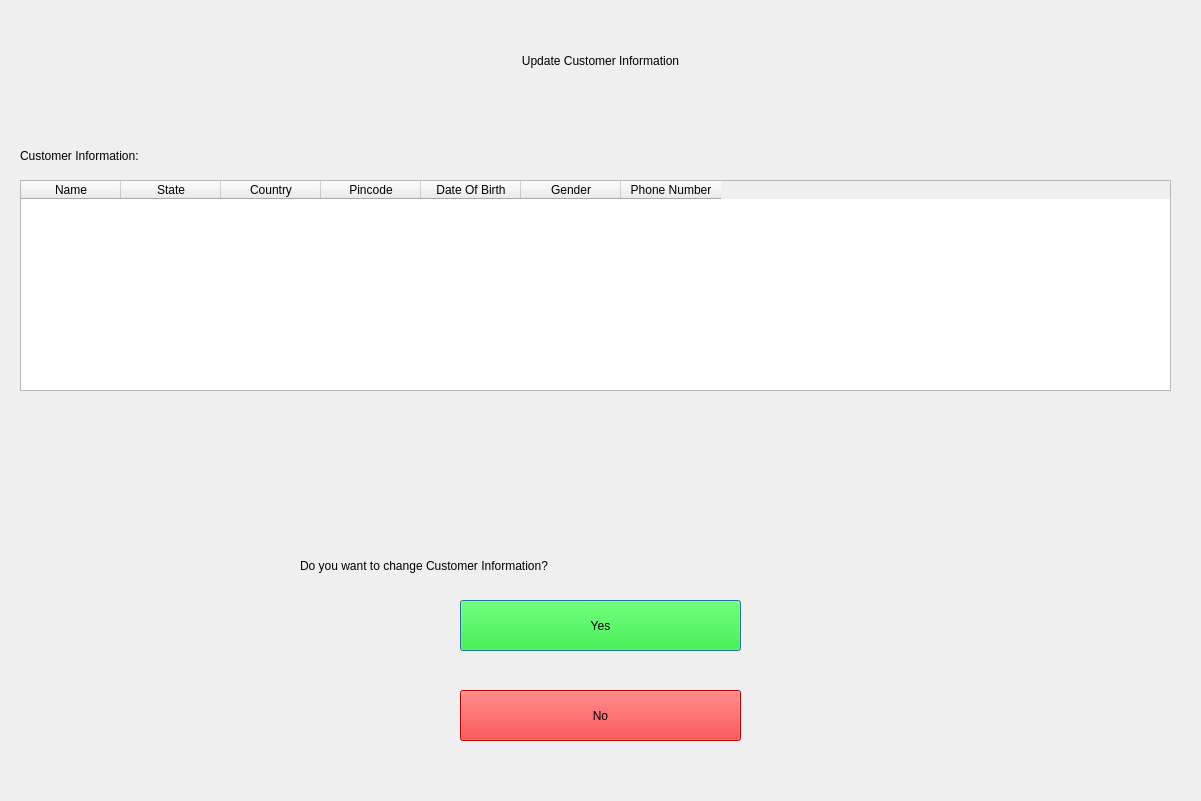
<?xml version="1.0" encoding="UTF-8"?>
<ui version="4.0">
 <class>bgwidget</class>
 <widget class="QDialog" name="bgwidget">
  <property name="geometry">
   <rect>
    <x>0</x>
    <y>0</y>
    <width>1201</width>
    <height>801</height>
   </rect>
  </property>
  <property name="windowTitle">
   <string>Dialog</string>
  </property>
  <widget class="QLabel" name="HeaderLabel">
   <property name="geometry">
    <rect>
     <x>190</x>
     <y>30</y>
     <width>821</width>
     <height>61</height>
    </rect>
   </property>
   <property name="styleSheet">
    <string notr="true">
font: 36pt &quot;MS Shell Dlg 2&quot;;</string>
   </property>
   <property name="text">
    <string>Update Customer Information</string>
   </property>
   <property name="alignment">
    <set>Qt::AlignCenter</set>
   </property>
  </widget>
  <widget class="QTableWidget" name="Customer_Info_TableWidget">
   <property name="geometry">
    <rect>
     <x>20</x>
     <y>180</y>
     <width>1151</width>
     <height>211</height>
    </rect>
   </property>
   <column>
    <property name="text">
     <string>Name</string>
    </property>
    <property name="whatsThis">
     <string>fgdfg</string>
    </property>
   </column>
   <column>
    <property name="text">
     <string>State</string>
    </property>
   </column>
   <column>
    <property name="text">
     <string>Country</string>
    </property>
   </column>
   <column>
    <property name="text">
     <string>Pincode</string>
    </property>
   </column>
   <column>
    <property name="text">
     <string>Date Of Birth</string>
    </property>
   </column>
   <column>
    <property name="text">
     <string>Gender</string>
    </property>
   </column>
   <column>
    <property name="text">
     <string>Phone Number</string>
    </property>
   </column>
  </widget>
  <widget class="QLabel" name="label">
   <property name="geometry">
    <rect>
     <x>20</x>
     <y>140</y>
     <width>311</width>
     <height>31</height>
    </rect>
   </property>
   <property name="styleSheet">
    <string notr="true">font: 18pt &quot;MS Shell Dlg 2&quot;;</string>
   </property>
   <property name="text">
    <string>Customer Information:</string>
   </property>
  </widget>
  <widget class="QPushButton" name="Yes_Button">
   <property name="geometry">
    <rect>
     <x>460</x>
     <y>600</y>
     <width>281</width>
     <height>51</height>
    </rect>
   </property>
   <property name="styleSheet">
    <string notr="true">font: 16pt &quot;MS Shell Dlg 2&quot;;
background-color: rgb(0, 255, 0);
</string>
   </property>
   <property name="text">
    <string>Yes</string>
   </property>
  </widget>
  <widget class="QLabel" name="label_2">
   <property name="geometry">
    <rect>
     <x>300</x>
     <y>540</y>
     <width>621</width>
     <height>51</height>
    </rect>
   </property>
   <property name="styleSheet">
    <string notr="true">font: 18pt &quot;MS Shell Dlg 2&quot;;</string>
   </property>
   <property name="text">
    <string>Do you want to change Customer Information?</string>
   </property>
  </widget>
  <widget class="QPushButton" name="No_Button">
   <property name="geometry">
    <rect>
     <x>460</x>
     <y>690</y>
     <width>281</width>
     <height>51</height>
    </rect>
   </property>
   <property name="styleSheet">
    <string notr="true">font: 16pt &quot;MS Shell Dlg 2&quot;;
background-color: rgb(255, 0, 0);
</string>
   </property>
   <property name="text">
    <string>No</string>
   </property>
  </widget>
 </widget>
 <resources/>
 <connections/>
</ui>
